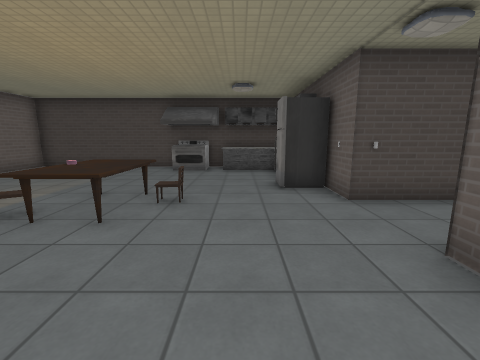
[1] (above)

12 first-person views from a walk through a Godot game level. The camera is 1.4 m above the floor, tilts 10° down and sees 90° across. The floor is counted in squares, 1 m on a side. Each view is taken from the middle of a square. On the plan, view 1 faces up. The plan holds only what a view shows up to about 13 squares ahead; the rest is blank. Characters and animated objects are left out. Some surface patterns are stand-ins.

[2]
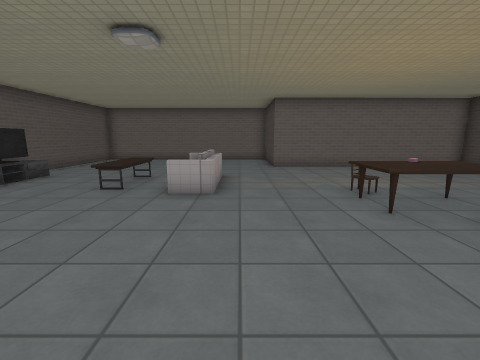

[3]
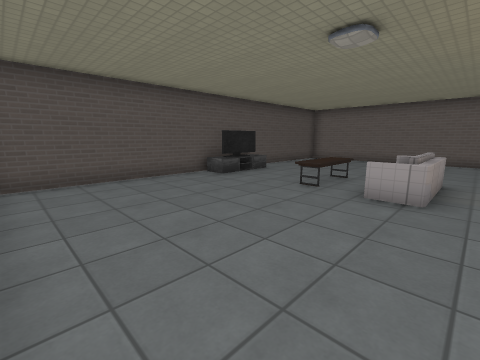

[4]
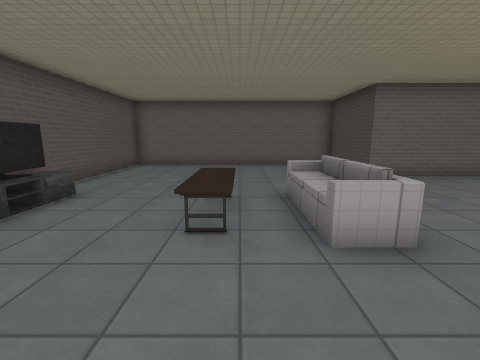

[5]
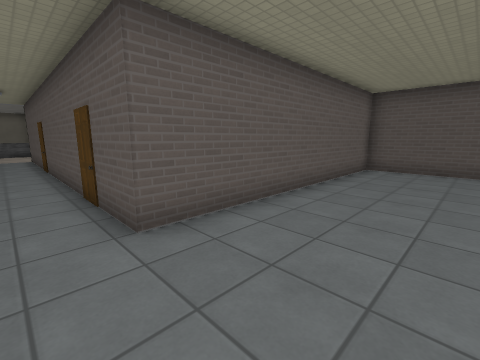

[6]
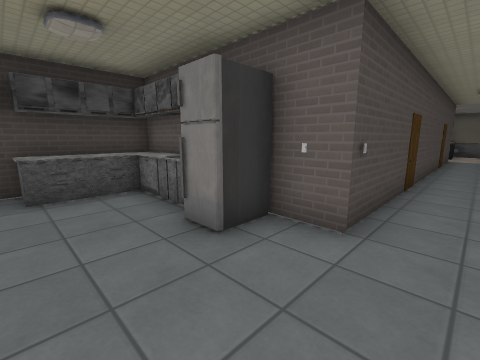

[7]
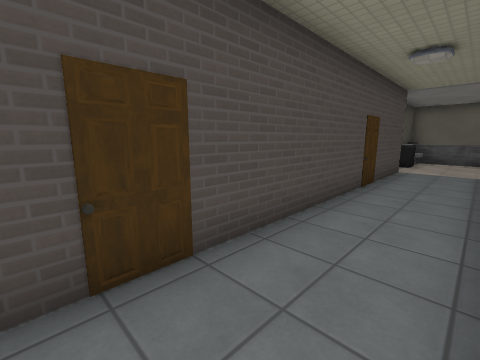

[8]
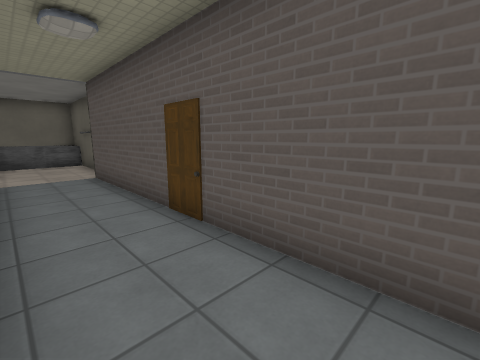

[9]
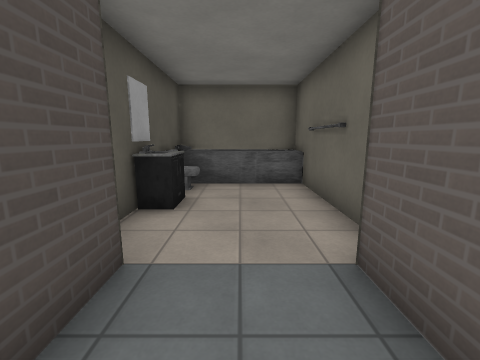

[10]
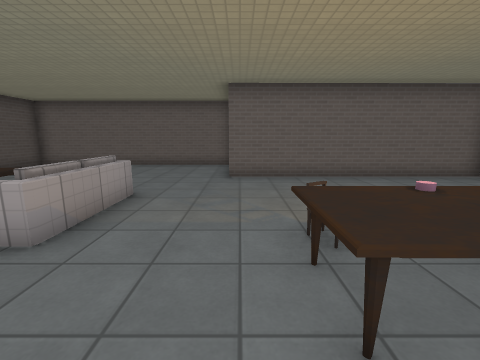

[11]
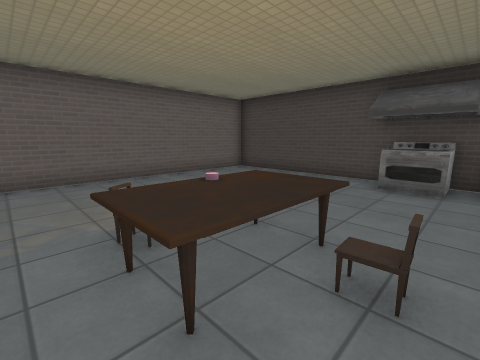

[12]
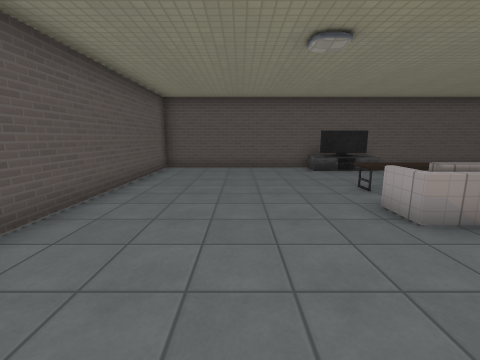

### Floor plan
Key: @ floor where view 1 was taken; # wall or solid block; . floor; = window, fence, low wall or low ledge; ^ raised ledge; C cake.
Columns run from 14 left of view 1 to 24 right of it. Each row starts with its distance up from view 1.
 12     ##############
 11     #......=##==^#
 10     #.......=...^#
  9     #...........#
  8     #...........^
  7     #...........##
  6     #......^^....#################^#^##
  5     #......C^.......................^^#
  4     #.....^^^........................^#
  3 #####................................^#
  2 #................####################^#
  1 #................#
  0 #......====...@..#
 -1 #.........=......#
 -2 #.......^^.......#
 -3 #.......^^.......#
 -4 #................#
 -5 #................#
 -6 #.......^^.......#
 -7 #......^^^^......#
 -8 #######    #######

Where each view was taken, in squares from view 1:
view 1: 0 up, 0 right, facing up
view 2: 1 up, 2 right, facing left
view 3: 1 up, 2 right, facing down-left
view 4: 2 down, 1 left, facing left
view 5: 4 up, 1 left, facing down-right
view 6: 4 up, 1 left, facing up-right
view 7: 3 up, 6 right, facing up-right
view 8: 5 up, 8 right, facing down-right
view 9: 4 up, 15 right, facing right
view 10: 3 up, 1 left, facing left
view 11: 3 up, 1 left, facing up-left
view 12: 4 up, 1 left, facing down
